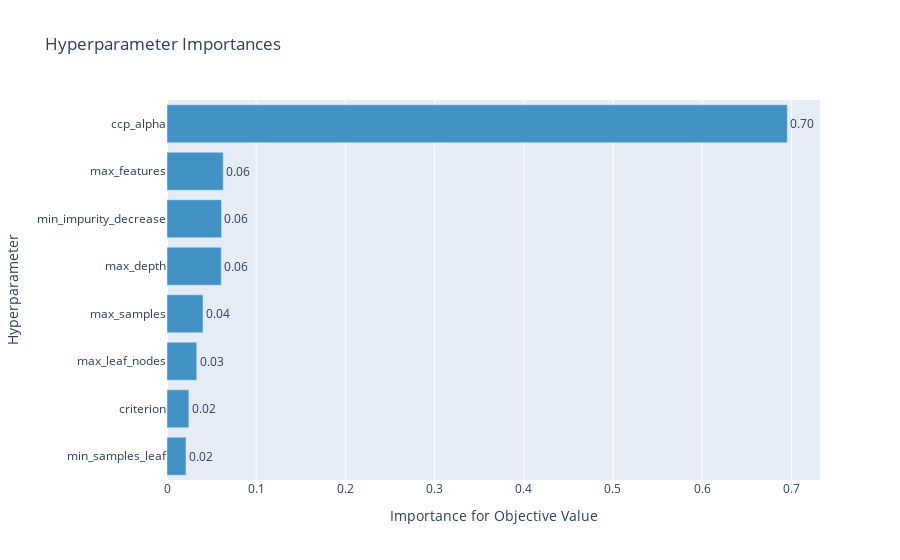

Notebook code cell kept with this figure:
### Markdown cell above
Note, that we didn't start over, but continued previous search. We can also look at the importances of each hyperparameter:

### Code cell
# Plotting Parameter Importance
param_importance_plot = vis.plot_param_importances(study)
param_importance_plot.show()

### Figure 1 — Plotly figure (JSON) as saved in the notebook; plotly's stock layout.template omitted (floating-point values rounded to 4 significant figures)
{"data": [{"cliponaxis": false, "hovertemplate": ["min_samples_leaf (IntDistribution): 0.021304295811364355<extra></extra>", "criterion (CategoricalDistribution): 0.024503178659727048<extra></extra>", "max_leaf_nodes (IntDistribution): 0.03337978819582766<extra></extra>", "max_samples (FloatDistribution): 0.040392063183138226<extra></extra>", "max_depth (IntDistribution): 0.060817382920440255<extra></extra>", "min_impurity_decrease (FloatDistribution): 0.061090131062836124<extra></extra>", "max_features (IntDistribution): 0.06301840445887212<extra></extra>", "ccp_alpha (FloatDistribution): 0.6954947557077942<extra></extra>"], "marker": {"color": "rgb(66,146,198)"}, "orientation": "h", "text": ["0.02", "0.02", "0.03", "0.04", "0.06", "0.06", "0.06", "0.70"], "textposition": "outside", "type": "bar", "x": [0.0213, 0.0245, 0.03338, 0.04039, 0.06082, 0.06109, 0.06302, 0.6955], "y": ["min_samples_leaf", "criterion", "max_leaf_nodes", "max_samples", "max_depth", "min_impurity_decrease", "max_features", "ccp_alpha"]}], "layout": {"showlegend": false, "title": {"text": "Hyperparameter Importances"}, "xaxis": {"title": {"text": "Importance for Objective Value"}}, "yaxis": {"title": {"text": "Hyperparameter"}}}}
